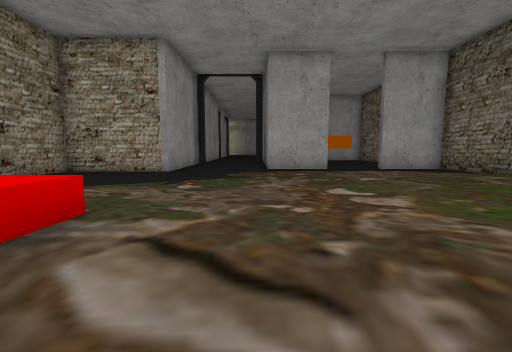
view 1 (above)

16 first-person views from a walk through a scene from a Unity 3-D project. The camera is 1.3 m above the floor, tilts 6° down and sees 90° across. The floor is counted in squares, 2 m on a side. Each view is taken from the middle of a square. On the plan, view 1 faces up. The plan holds only what a view shows up to about 9 squares ahead; the rest is blank. The place goes on beyond the plan. Some animated figures are not drawn. Some surface patterns are stand-ins.

view 2
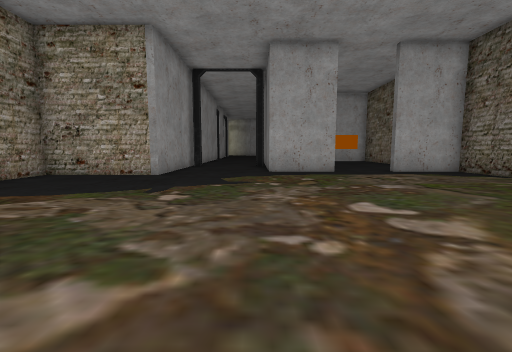

view 3
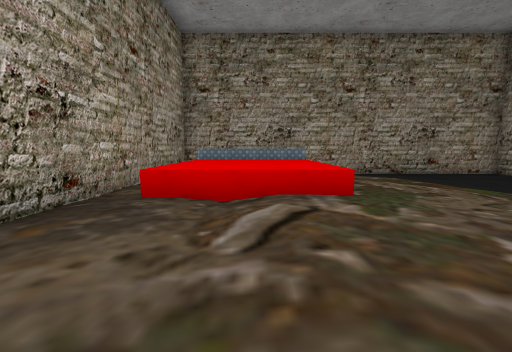

view 4
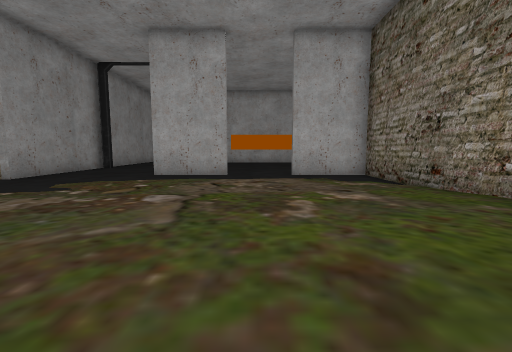

view 5
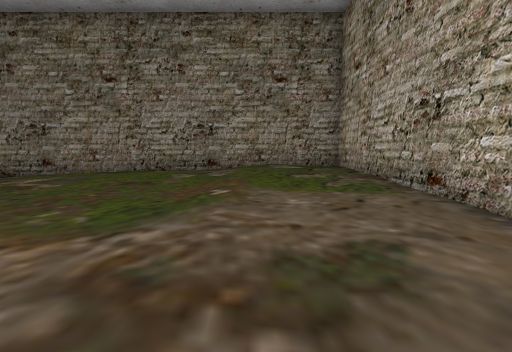

view 6
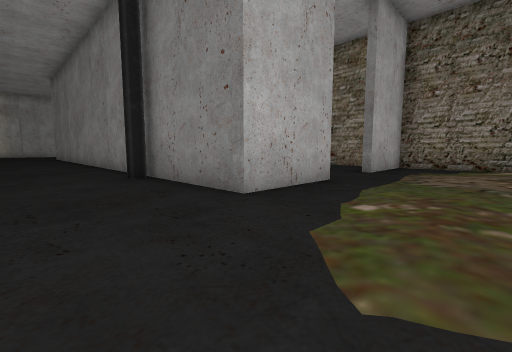

view 7
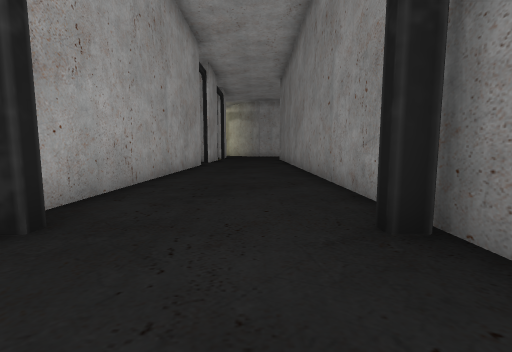

view 8
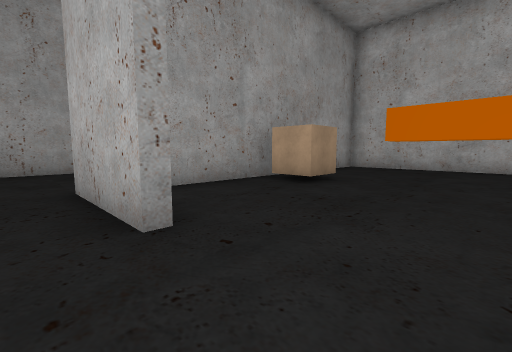

view 9
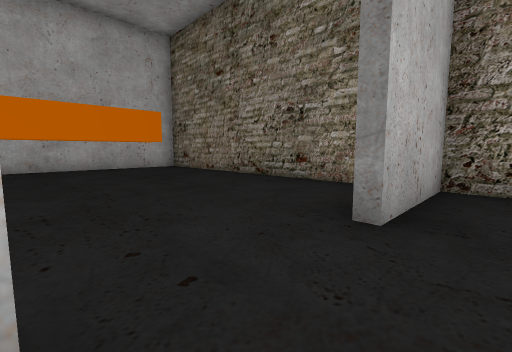

view 10
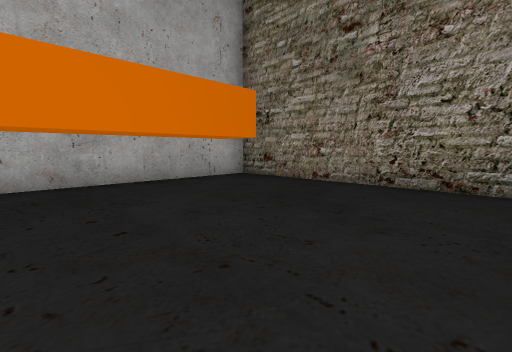

view 11
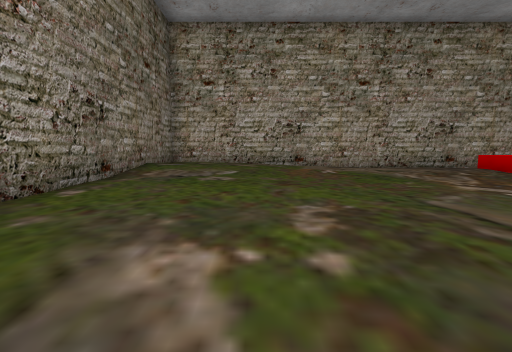

view 12
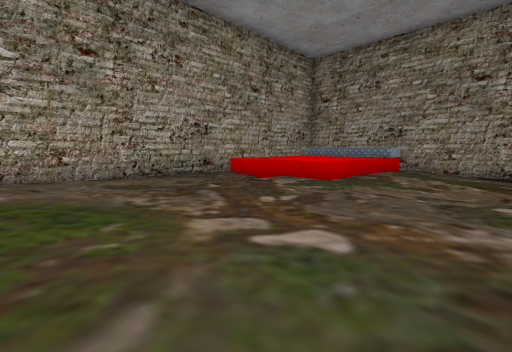

view 13
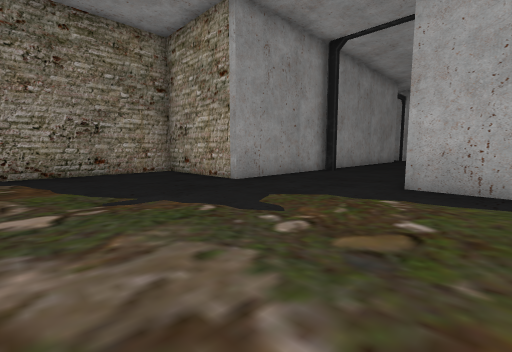

view 14
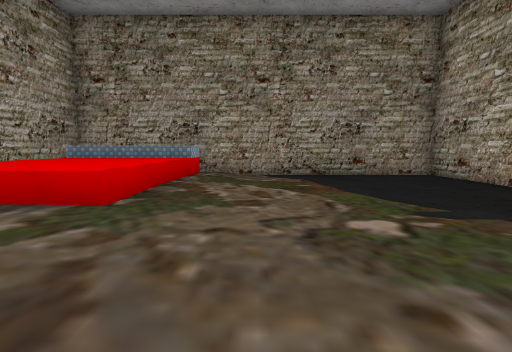

view 15
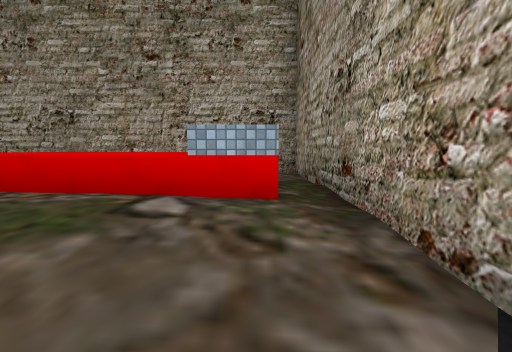

view 16
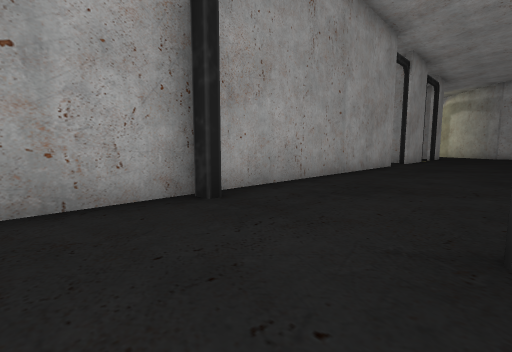

### Floor plan
Key: @ floor where view 1 was taken; # wall or solid block; . main floor; : floor 0.25 m higher than the main floor; + floor 0.5 m higher than the main floor; / step, stairs or slope; ^ raised ledge.
Columns run from 7 left of view 1 to 8 right of it. Each row starts with its distance up from view 1.
 22     #...
 21     #...#
 20     #...#######
 19     #...##....##
 18     #...#......#
 17     #...#......#
 16     #...#......#
 15     #...##.....#
 14     #...#......#
 13     #...#......#
 12     #...#......#
 11     #...##...###
 10 #####..........#
  9 #..............#
  8 #............./#
  7 #..............#
  6 #.......:::/:::#
  5 #.../...:::::::#
  4 #.////::::::+::#
  3 #/::::::::::+++#
  2 #^^^^^::::::++/#
  1 #^^^^^/:::+/+++#
  0 #^^^^^:@::::+++#
 -1 #.:::::::::++++#
 -2 ################

Positions as (right, up) in squares from view 1, and headings:
1: (0, 0), facing up
2: (0, 1), facing up
3: (2, 1), facing left
4: (4, 2), facing up
5: (0, 1), facing right
6: (-2, 8), facing up-right
7: (-1, 12), facing up
8: (5, 10), facing up-left
9: (3, 10), facing up-right
10: (3, 14), facing up-right
11: (5, 7), facing down
12: (3, 5), facing down-left
13: (2, 5), facing up-left
14: (1, 4), facing left
15: (-6, 5), facing down
16: (0, 12), facing up-left
